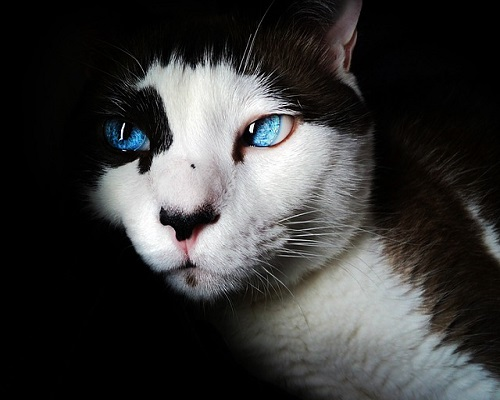
#> input picture stimPCData/images/stock_images/animals/Cat 1.jpg, 500 x 400 px; its folder holds only this picture in this run
$ python 0_scramble_stock_images.py
#> lines starting #> are read from the running program, lines starting #| are printed output that depends on the picture
'''

Prepare scramble Stock images

This script creates scrambled version of the stock pictures to be used as control condition during the NF runs of the
Standard NF group. This only needs to be run once at the start of the study.

'''


import numpy as np
from PIL import Image, ImageDraw
import random
import os
import glob


def scramble_image_variable_blocks(image_path, block_size, output_path):
    # Load image
#> called with block_size = 50
    img = Image.open(image_path)
#> img is the input picture: PIL image 500x400 RGB; mean R, G, B 56.9, 56.7, 56.1
    img = img.convert("RGB")
    img_array = np.array(img)

    # Get image dimensions
    height, width, channels = img_array.shape
#> height = 400; width = 500; channels = 3

    # Create a list of blocks with variable sizes
    blocks = []
    block_positions = []
    for y in range(0, height, block_size):
        for x in range(0, width, block_size):
            # Determine the actual block size (adjust for edges)
            y_end = min(y + block_size, height)
            x_end = min(x + block_size, width)
            block = img_array[y:y_end, x:x_end]
            blocks.append(block)
            block_positions.append((y, x, y_end, x_end))  # Keep track of positions
#> after the loop, block_positions = 80 items, first 6: (0, 0, 50, 50), (0, 50, 50, 100), (0, 100, 50, 150), (0, 150, 50, 200), (0, 200, 50, 250), (0, 250, 50, 300); blocks = 80 items

    # Shuffle the blocks
    random.shuffle(blocks)

    # Reconstruct the scrambled image
    scrambled_array = np.zeros_like(img_array)
    for (y, x, y_end, x_end), block in zip(block_positions, blocks):
        scrambled_array[y:y_end, x:x_end] = block
#> this loop made 80 passes
#> (y, x, y_end, x_end) on passes 1 to 12: (0, 0, 50, 50), (0, 50, 50, 100), (0, 100, 50, 150), (0, 150, 50, 200), (0, 200, 50, 250), (0, 250, 50, 300), (0, 300, 50, 350), (0, 350, 50, 400), (0, 400, 50, 450), (0, 450, 50, 500), (50, 0, 100, 50), (50, 50, 100, 100)
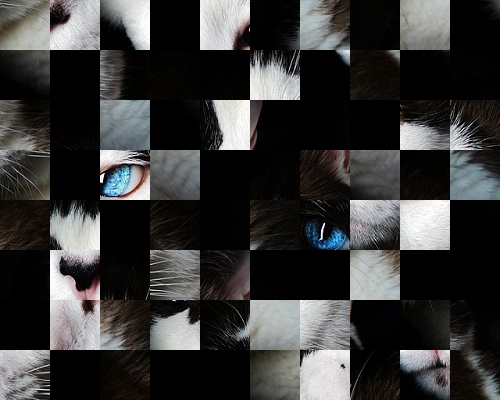
#> scrambled_array: shape (400, 500, 3); mean of channels 0, 1, 2 56.9, 56.7, 56.1; drawn as R, G, B

    # Save the scrambled image
    scrambled_img = Image.fromarray(scrambled_array)
    scrambled_img.save(output_path)


def scramble_image_variable_blocks_dashed_border(image_path, block_size, output_path):
    # Load image
#> called with block_size = 50
    img = Image.open(image_path)
    img = img.convert("RGB")
    img_array = np.array(img)

    # Get image dimensions
    height, width, channels = img_array.shape
#> height = 400; width = 500; channels = 3

    # Create a list of blocks with variable sizes
    blocks = []
    block_positions = []
    for y in range(0, height, block_size):
        for x in range(0, width, block_size):
            # Determine the actual block size (adjust for edges)
            y_end = min(y + block_size, height)
            x_end = min(x + block_size, width)
            block = img_array[y:y_end, x:x_end]
            blocks.append(block)
            block_positions.append((y, x, y_end, x_end))  # Keep track of positions
#> after the loop, blocks = 80 items

    # Shuffle the blocks
    random.shuffle(blocks)

    # Reconstruct the scrambled image
    scrambled_array = np.zeros_like(img_array)
    for (y, x, y_end, x_end), block in zip(block_positions, blocks):
        scrambled_array[y:y_end, x:x_end] = block
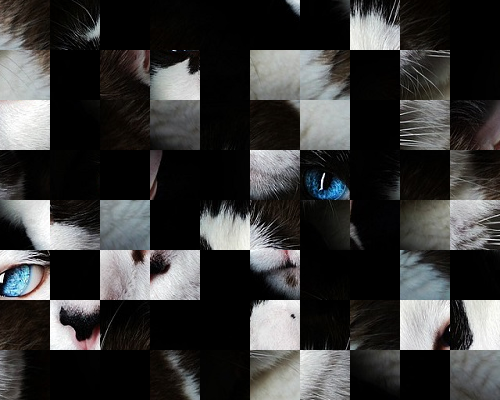
#> scrambled_array: shape (400, 500, 3); mean of channels 0, 1, 2 56.9, 56.7, 56.1; drawn as R, G, B

    # Convert scrambled array back to a PIL image
    scrambled_img = Image.fromarray(scrambled_array)

    # Define the dashed border thickness
    border_thickness = 10  # Thickness of the border area
    dash_length = 20  # Length of each dash
    gap_length = 10  # Gap between dashes
    line_thickness = border_thickness  # Thickness of the dashed lines
    color = (255, 0, 0)  # Red color

    # Create a new canvas larger than the image to include the border
    new_width = width + 2 * border_thickness
#> new_width = 520
    new_height = height + 2 * border_thickness
#> new_height = 420
    canvas = Image.new("RGB", (new_width, new_height), (60, 60, 60))  # same background of the stimulus pc
#> canvas: PIL image 520x420 RGB; every value is 60

    # Paste the scrambled image onto the canvas at the center
    canvas.paste(scrambled_img, (border_thickness, border_thickness))
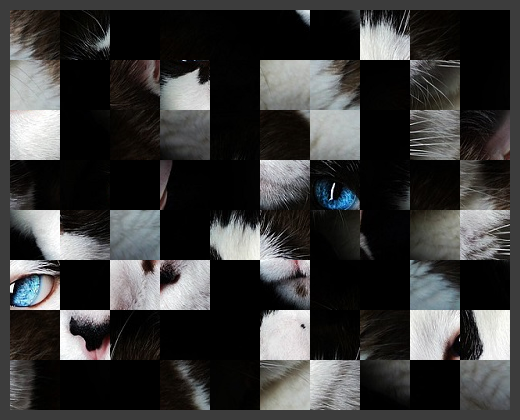
#> canvas: PIL image 520x420 RGB; mean R, G, B 57.1, 57, 56.4

    # Draw the dashed red border around the image (outside the image area)
    draw = ImageDraw.Draw(canvas)

    # Top border
    for x in range(border_thickness, new_width - border_thickness, dash_length + gap_length):
        draw.line([(x, border_thickness - line_thickness // 2),
                   (x + dash_length, border_thickness - line_thickness // 2)], fill=color, width=line_thickness)
    # Bottom border
    for x in range(border_thickness, new_width - border_thickness, dash_length + gap_length):
        draw.line([(x, new_height - border_thickness + line_thickness // 2),
                   (x + dash_length, new_height - border_thickness + line_thickness // 2)], fill=color,
                  width=line_thickness)
    # Left border
    for y in range(border_thickness, new_height - border_thickness, dash_length + gap_length):
        draw.line([(border_thickness - line_thickness // 2, y),
                   (border_thickness - line_thickness // 2, y + dash_length)], fill=color, width=line_thickness)
    # Right border
    for y in range(border_thickness, new_height - border_thickness, dash_length + gap_length):
        draw.line([(new_width - border_thickness + line_thickness // 2, y),
                   (new_width - border_thickness + line_thickness // 2, y + dash_length)], fill=color,
                  width=line_thickness)

    # Save the final image with the border
    canvas.save(output_path)
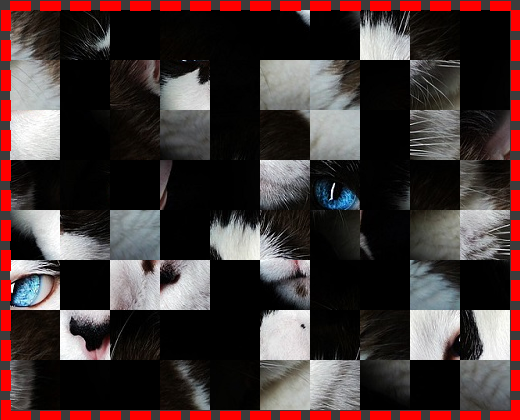
#> saved as Cat 1.jpg: PIL image 520x420 RGB; mean R, G, B 68.2, 53.6, 53

# create scramble images from the stim pc script folder

wdir = 'C:/Users/assun/Documents/GitHub/MatterNeurofeedbackStudy/stimPCData/images/stock_images'
outdir1 = f'{wdir}_scrambled'
outdir2 = f'{wdir}_scrambled_db'

os.makedirs(outdir1, exist_ok=True)
os.makedirs(outdir2, exist_ok=True)

img_list = glob.glob(f'{wdir}/*/*.jpg')

for img in img_list:
    img = img.replace('\\', '/')
    # Example usage
    category = img.split('/')[-2]
    img_name = img.split('/')[-1]
    os.makedirs(f'{outdir1}/{category}', exist_ok=True)
    os.makedirs(f'{outdir2}/{category}', exist_ok=True)

    scramble_image_variable_blocks(img, 50, f"{outdir1}/{category}/{img_name}")
    scramble_image_variable_blocks_dashed_border(img, 50, f"{outdir2}/{category}/{img_name}")

$ run again, on stimPCData/images/stock_images/animals/Cat 4.jpg
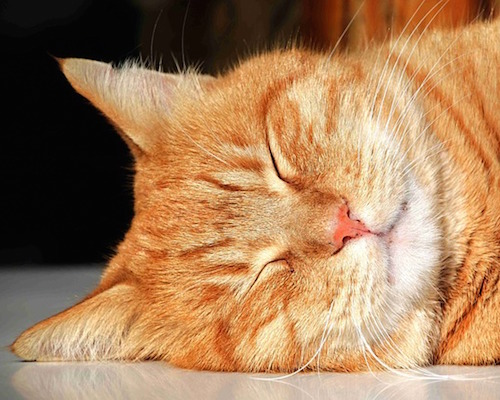
#> input picture stimPCData/images/stock_images/animals/Cat 4.jpg, 500 x 400 px
#> in scramble_image_variable_blocks, img is the input picture: PIL image 500x400 RGB; mean R, G, B 166, 126.4, 89.6
#> after the loop in scramble_image_variable_blocks, `for y in range(0, height, block_size):`: block_positions = 80 items, first 6: (0, 0, 50, 50), (0, 50, 50, 100), (0, 100, 50, 150), (0, 150, 50, 200), (0, 200, 50, 250), (0, 250, 50, 300); blocks = 80 items
#> the loop in scramble_image_variable_blocks, `for (y, x, y_end, x_end), block in zip(block_positions, blocks):` made 80 passes
#> after the loop in scramble_image_variable_blocks, `for (y, x, y_end, x_end), block in zip(block_positions, blocks):`:
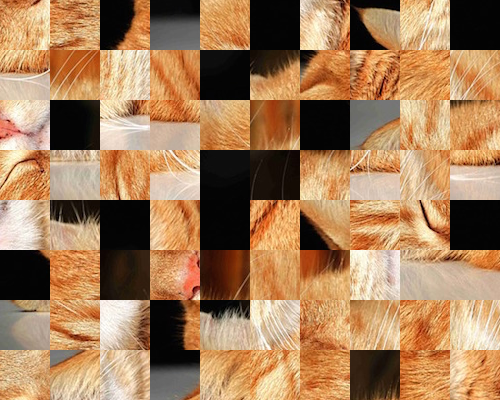
#> scrambled_array: shape (400, 500, 3); mean of channels 0, 1, 2 166, 126.4, 89.6; drawn as R, G, B
#> the loop in scramble_image_variable_blocks_dashed_border, `for (y, x, y_end, x_end), block in zip(block_positions, blocks):` made 80 passes
#> in scramble_image_variable_blocks_dashed_border, `canvas.save(output_path)`:
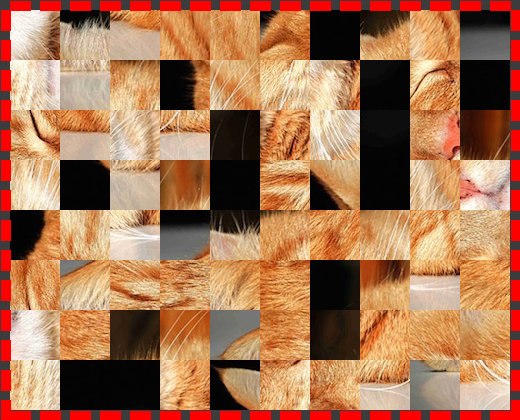
#> saved as Cat 4.jpg: PIL image 520x420 RGB; mean R, G, B 167.8, 117.2, 83.7
